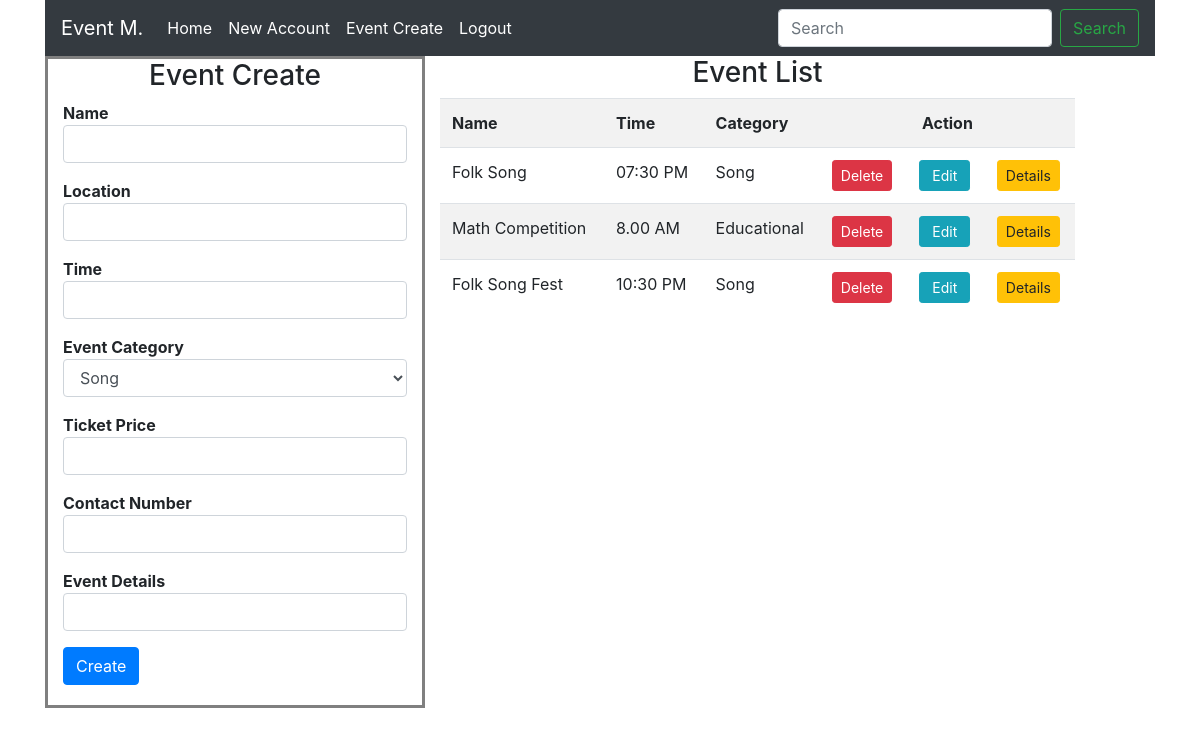
/event-create-admin.php, run on the app's committed database.
### tables this page shows
CREATE TABLE `events` (
  `events_id` int(11) NOT NULL,
  `events_name` varchar(200) NOT NULL,
  `events_location` varchar(200) NOT NULL,
  `events_time` varchar(200) NOT NULL,
  `event_category_id` int(11) NOT NULL,
  `events_titcket_price` varchar(100) NOT NULL,
  `events_contact_number` varchar(100) NOT NULL,
  `events_details` varchar(200) NOT NULL
);

CREATE TABLE `event_category` (
  `event_category_id` int(11) NOT NULL,
  `event_category_name` varchar(100) NOT NULL
);

### config.php (called while the page is built, shortened)
<?php
	class config{
		function css_path(){
			return "assets/template/css";
		}
		function db_con(){
			$hostname = "localhost";
			$db_user="root";
			$db_password="";
			$db_name="event";
			$conn = new mysqli($hostname, $db_user, $db_password, $db_name);
			return $conn;
		}
	}
	$_config = new config();
?>

### event-create-admin.php (the view, shortened to what this page needs)
<?php
	require("config.php");
?>
<!doctype html>
<html lang="en">
  <head>
	<?php require("assets/library/header-library.php");?>
	<link rel="stylesheet" href="<?php echo $_config->css_path();?>/style.css">
  </head>
  <body>
    <div  class="container">
		<?php require_once("navbar-admin.php");?>
		<div class="row">
		<div class="col-md-4 div-style" style="margin-left:15px;">
			<form action="" method="POST">
				<center>
					<h3 class="">Event Create</h3>
				</center>
				<div class="form-group">
					<strong>Name</strong>
					<input type="text" name="events_name" class="form-control" required>
				</div>
				<div class="form-group">
					<strong>Location</strong>
					<input type="text" name="events_location" class="form-control" required>
				</div>
				<div class="form-group">
					<strong>Time</strong>
					<input type="text" name="events_time" class="form-control" required>
				</div>
				<div class="form-group">
					<strong>Event Category</strong>
					<select class="form-control" name="event_category_id" required>
						<?php
							$_sql_event = "SELECT * FROM event_category";
							$result = $_config->db_con()->query($_sql_event);
							while($row = $result->fetch_assoc()){
								$event_category_id = $row['event_category_id'];
								$event_category_name = $row['event_category_name'];
								?>
									<option value='<?php echo $event_category_id;?>'><?php echo $event_category_name;?></option>
								<?php
							}
						?>
					</select>
				</div>
				<div class="form-group">
					<strong>Ticket Price</strong>
					<input type="number" name="events_titcket_price" class="form-control" required>
				</div>
				<div class="form-group">
					<strong>Contact Number</strong>
					<input type="number" name="events_contact_number" class="form-control" required>
				</div>
				<div class="form-group">
					<strong>Event Details</strong>
					<input type="text" name="events_details" class="form-control" required>
				</div>
				<button class="btn btn-primary">Create</button>
			</form>
		</div>
		<div class="col-md-7">
			<center>
				<h3 class="">Event List</h3>
		    </center>
			<table class="table table-hover table-striped">
				<tr>
					<th>Name</th>
					<th>Time</th>
					<th>Category</th>
					<th colspan='3'><center>Action</center></th>
				</tr>
				<?php
					$_sql_event_list = "SELECT e.events_id,e.events_name,e.events_location,e.events_time,e.events_titcket_price,
					e.events_contact_number,e.events_details,ec.event_category_name FROM events AS e INNER JOIN event_category as
					ec ON e.event_category_id = ec.event_category_id";
					$result = $_config->db_con()->query($_sql_event_list);
					while($row = $result->fetch_assoc()){
						$_events_id = $row['events_id'];
						$_events_name = $row['events_name'];
						$_events_time = $row['events_time'];
						$_event_category_name = $row['event_category_name'];
						?>
							<tr>
								<td><?php echo $_events_name;?></td>
								<td><?php echo $_events_time;?></td>
								<td><?php echo $_event_category_name;?></td>
								<td><button class="btn btn-sm btn-danger" onclick="EventDelete(<?php echo $_events_id;?>)" >Delete</button></td>
								<td><button class="btn btn-sm btn-info" onclick="EventEdit(<?php echo $_events_id;?>)" >&nbsp;Edit&nbsp; </button></td>
								<td><button class="btn btn-sm btn-warning" onclick="EventDetails(<?php echo $_events_id;?>)" >Details</button></td>
							</tr>
						<?php
					}
				?>
			</table>
		</div>
		</div>
	</div>
  </body>
</html>

### assets/template/css/style.css (style rules this page uses)
.div-style { border: 3px solid gray; padding-bottom:20px; }

### data on the page
events: events_name "Folk Song", events_time "07:30 PM", event_category.event_category_name "Song"
events: events_name "Math Competition", events_time "8.00 AM", event_category.event_category_name "Educational"
events: events_name "Folk Song Fest", events_time "10:30 PM", event_category.event_category_name "Song"

### other printed values
form field event_category_id "Song"
